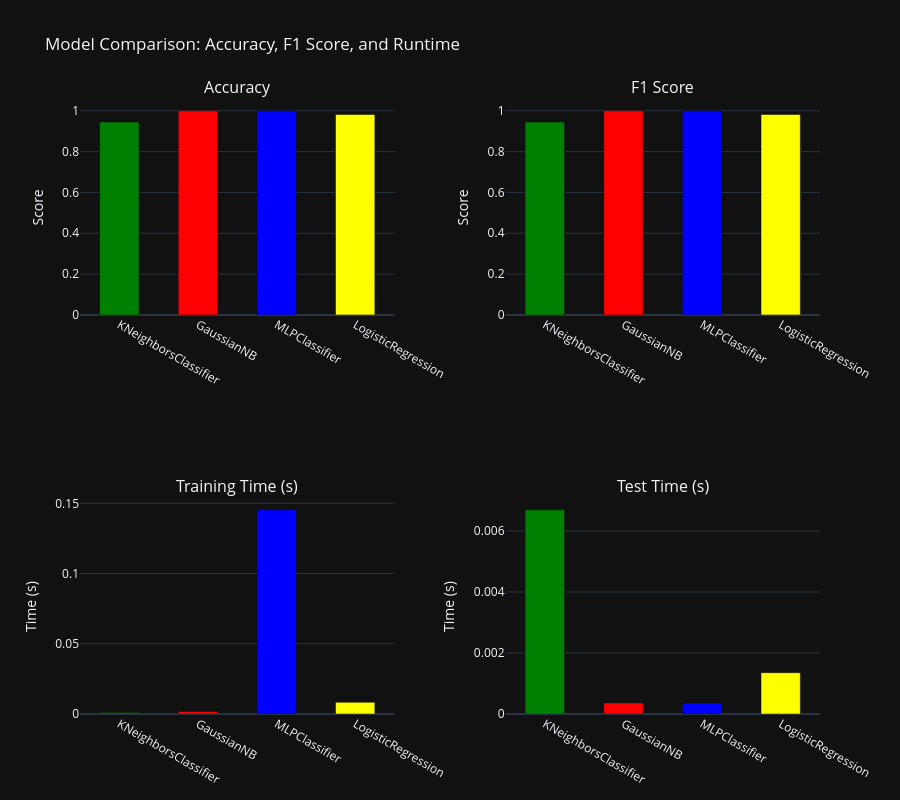

The cell this chart's notebook holds for it:
### Code cell
#EJERCICIO 5
'''
Comparar con Regresión Logística: Como un modelo de base adicional, importa LogisticRegression de sklearn.linear_model. Entrénalo y evalúalo en el dataset Wine.
 ¿Cómo se compara su rendimiento con los tres modelos de esta clase?
'''

import pandas as pd

import time

from sklearn.datasets import load_wine
from sklearn.model_selection import train_test_split
from sklearn.preprocessing import StandardScaler
from sklearn.neighbors import KNeighborsClassifier
from sklearn.naive_bayes import GaussianNB
from sklearn.neural_network import MLPClassifier
from sklearn.linear_model import LogisticRegression
from sklearn.metrics import accuracy_score, confusion_matrix, f1_score
import plotly.graph_objects as go
from plotly.subplots import make_subplots


data = load_wine(as_frame=True)
df = data.frame
X = df[data.feature_names]
y = df['target']



X_train, X_test, y_train, y_test = train_test_split(X, y, test_size=0.3, random_state=42, stratify=y)
scaler = StandardScaler()
X_train_scaled = scaler.fit_transform(X_train)
X_test_scaled = scaler.transform(X_test)

# evaluacion modelos
knn = KNeighborsClassifier(n_neighbors=5)
gaussian_nb = GaussianNB()
mlp = MLPClassifier(hidden_layer_sizes=(100,), max_iter=1000, random_state=42)
lgr = LogisticRegression(random_state=42)
outputs = []
for model in [knn,gaussian_nb,mlp, lgr]:
  time_train_start = time.time()
  model.fit(X_train_scaled, y_train)
  time_train_end = time.time() - time_train_start
  time_test_start = time.time()
  y_pred = model.predict(X_test_scaled)
  time_test_end = time.time() - time_test_start
  outputs.append(
      {
       'algorithm': model.__class__.__name__,
       'time_taken_training': time_train_end,
       'time_taken_test': time_test_end,
       'accuracy': accuracy_score(y_test, y_pred),
       'confusion_matrix': confusion_matrix(y_test, y_pred),
       'f1_score': f1_score(y_test, y_pred, average='micro'),
       }
  )

df = pd.DataFrame(outputs)

metrics = ['accuracy', 'f1_score', 'time_taken_training', 'time_taken_test']
metric_labels = {
    'accuracy': 'Accuracy',
    'f1_score': 'F1 Score',
    'time_taken_training': 'Training Time (s)',
    'time_taken_test': 'Test Time (s)'
}

fig = make_subplots(
    rows=2, cols=2,
    subplot_titles=[metric_labels[m] for m in metrics],
    horizontal_spacing=0.15,
    vertical_spacing=0.3
)


colors = { "KNeighborsClassifier": "green", "GaussianNB": "red", "MLPClassifier": "blue", "LogisticRegression": "yellow"}
bar_colors = [colors[color] for color in colors]
for i, metric in enumerate(metrics):
    row = i // 2 + 1
    col = i % 2 + 1
    fig.add_trace(
        go.Bar(
            x=df['algorithm'],
            y=df[metric],
            name=metric_labels[metric],
            marker_color=bar_colors),
        row=row, col=col
    )

fig.update_layout(
    bargap=0.5,
    height=800,
    width=900,
    title_text="Model Comparison: Accuracy, F1 Score, and Runtime",
    showlegend=False,
    template="plotly_dark"
)

fig.update_yaxes(title_text="Score", row=1, col=1, )
fig.update_yaxes(title_text="Score", row=1, col=2)
fig.update_yaxes(title_text="Time (s)", row=2, col=1)
fig.update_yaxes(title_text="Time (s)", row=2, col=2)

fig.show()

### Figure 1 — Plotly figure (JSON) as saved in the notebook; plotly's stock layout.template omitted (floating-point values rounded to 4 significant figures)
{"data": [{"marker": {"color": ["green", "red", "blue", "yellow"]}, "name": "Accuracy", "x": ["KNeighborsClassifier", "GaussianNB", "MLPClassifier", "LogisticRegression"], "y": [0.9444, 1.0, 1.0, 0.9815], "type": "bar", "xaxis": "x", "yaxis": "y"}, {"marker": {"color": ["green", "red", "blue", "yellow"]}, "name": "F1 Score", "x": ["KNeighborsClassifier", "GaussianNB", "MLPClassifier", "LogisticRegression"], "y": [0.9444, 1.0, 1.0, 0.9815], "type": "bar", "xaxis": "x2", "yaxis": "y2"}, {"marker": {"color": ["green", "red", "blue", "yellow"]}, "name": "Training Time (s)", "x": ["KNeighborsClassifier", "GaussianNB", "MLPClassifier", "LogisticRegression"], "y": [0.001018, 0.001822, 0.1453, 0.008307], "type": "bar", "xaxis": "x3", "yaxis": "y3"}, {"marker": {"color": ["green", "red", "blue", "yellow"]}, "name": "Test Time (s)", "x": ["KNeighborsClassifier", "GaussianNB", "MLPClassifier", "LogisticRegression"], "y": [0.006693, 0.0003631, 0.0003631, 0.001354], "type": "bar", "xaxis": "x4", "yaxis": "y4"}], "layout": {"xaxis": {"anchor": "y", "domain": [0.0, 0.425]}, "yaxis": {"anchor": "x", "domain": [0.65, 1.0], "title": {"text": "Score"}}, "xaxis2": {"anchor": "y2", "domain": [0.575, 1.0]}, "yaxis2": {"anchor": "x2", "domain": [0.65, 1.0], "title": {"text": "Score"}}, "xaxis3": {"anchor": "y3", "domain": [0.0, 0.425]}, "yaxis3": {"anchor": "x3", "domain": [0.0, 0.35], "title": {"text": "Time (s)"}}, "xaxis4": {"anchor": "y4", "domain": [0.575, 1.0]}, "yaxis4": {"anchor": "x4", "domain": [0.0, 0.35], "title": {"text": "Time (s)"}}, "annotations": [{"font": {"size": 16}, "showarrow": false, "text": "Accuracy", "x": 0.2125, "xanchor": "center", "xref": "paper", "y": 1.0, "yanchor": "bottom", "yref": "paper"}, {"font": {"size": 16}, "showarrow": false, "text": "F1 Score", "x": 0.7875, "xanchor": "center", "xref": "paper", "y": 1.0, "yanchor": "bottom", "yref": "paper"}, {"font": {"size": 16}, "showarrow": false, "text": "Training Time (s)", "x": 0.2125, "xanchor": "center", "xref": "paper", "y": 0.35, "yanchor": "bottom", "yref": "paper"}, {"font": {"size": 16}, "showarrow": false, "text": "Test Time (s)", "x": 0.7875, "xanchor": "center", "xref": "paper", "y": 0.35, "yanchor": "bottom", "yref": "paper"}], "title": {"text": "Model Comparison: Accuracy, F1 Score, and Runtime"}, "bargap": 0.5, "height": 800, "width": 900, "showlegend": false}}
